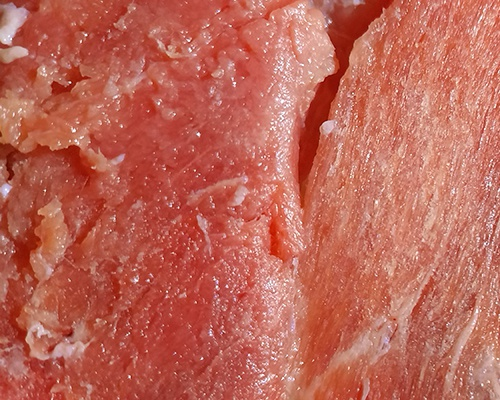
#> input picture Dataset Daging/Dataset Daging/babi_1.jpg, 500 x 400 px, found by its file name; its folder holds only this picture in this run
$ python extraksi_ciri.py
#> lines starting #> are read from the running program, lines starting #| are printed output that depends on the picture
import os, cv2, xlsxwriter
import pandas as pd, numpy as np


# define the function
def color_extraction(folder_path, writer):
    #List Kosong
    rows = []

    # Cari ke mana data yang ingin di ektraksi
    filenames = os.listdir(folder_path)

    # Pengulangan untuk pengambilan data, pemisahan menjadi 3 channels, penghitungan rata - rata, Pemasukan data ke dalam list Kosong
    for file in filenames:
        image = cv2.imread(os.path.join(folder_path, file))
#> image is the input picture: shape (400, 500, 3); mean B, G, R 87, 101.6, 189.4

        # Pemisahan Channel Gambar
        red_channel, green_channel, blue_channel = cv2.split(image)
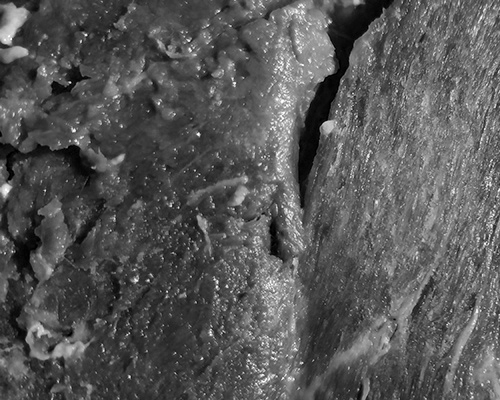
#> red_channel: shape (400, 500); min 0, max 255, mean 87
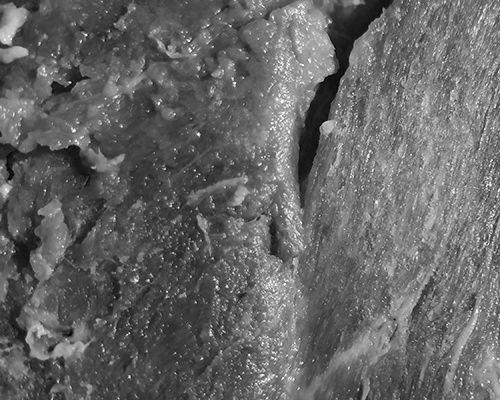
#> green_channel: shape (400, 500); min 1, max 254, mean 101.6
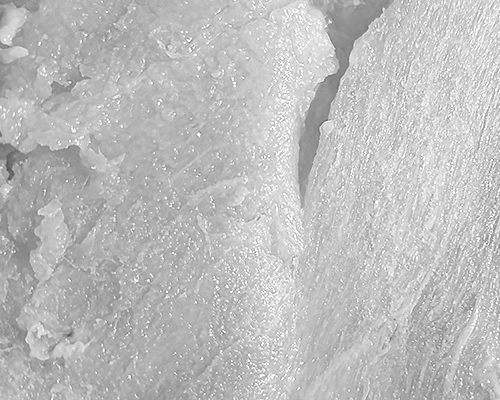
#> blue_channel: shape (400, 500); min 79, max 255, mean 189.4

        # Penghitungan Rata - Rata
        # Pastikan urutan penghitungan rata - rata sama dengan urutan pemisahan channel
        red_average = np.average(red_channel)
#> red_average = 87.05
        green_average = np.average(green_channel)
#> green_average = 101.6
        blue_average = np.average(blue_channel)
#> blue_average = 189.4

        # Filename tanpa Path
        # file_name = os.path.basename(file)

        # Buat dan tambahkan data tiap row
        row = {'Image Label': file, 'Red channel': red_average, 'Green channel': green_average, 'Blue channel': blue_average}
#> row = {'Image Label': 'babi_1.jpg', 'Red channel': 87.05, 'Green channel': 101.6, 'Blue channel': 189.4}
        rows.append(row)

        # Pemasukan data ke Excel
        df = pd.DataFrame(rows)
#> df = table of 1 rows and 4 columns
        df.to_excel(writer, index=False)

        # Edit Excel
        workbook = writer.book

        # format variabel
        formats = workbook.add_format({'align': 'center', 'text_wrap': True})
        # jalnankan format ke excel
        for worksheet in workbook.worksheets():
            worksheet.set_column('A:D', 11.78, formats)

# Variabel berisi PATH menuju lokasi dataset
folder_path = 'D:\Kuliah\Semester 3\Pengolahan Citra Digital\Dataset Daging\Dataset Daging'

# Overwrite Data Spreadsheet Tiap Run
with pd.ExcelWriter('Color Extractions.xlsx',  engine='xlsxwriter') as writer:
    # Pemanggilan fungsi def
    color_extraction(folder_path, writer)


print("Generating color extractions.xlsx...")

$ run again, on Dataset Daging/Dataset Daging/babi_13.jpg
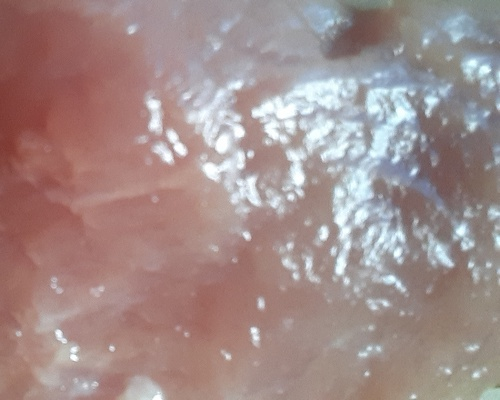
#> input picture Dataset Daging/Dataset Daging/babi_13.jpg, 500 x 400 px, found by its file name
#> in color_extraction, image is the input picture: shape (400, 500, 3); mean B, G, R 138.6, 140.6, 161.7
#> in color_extraction, `red_channel, green_channel, blue_channel = cv2.split(image)`:
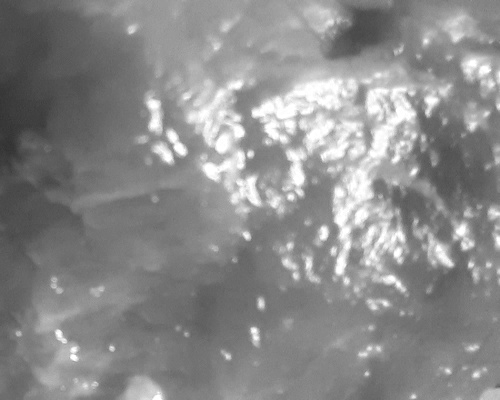
#> red_channel: shape (400, 500); min 49, max 255, mean 138.6
#> in color_extraction, `red_channel, green_channel, blue_channel = cv2.split(image)`:
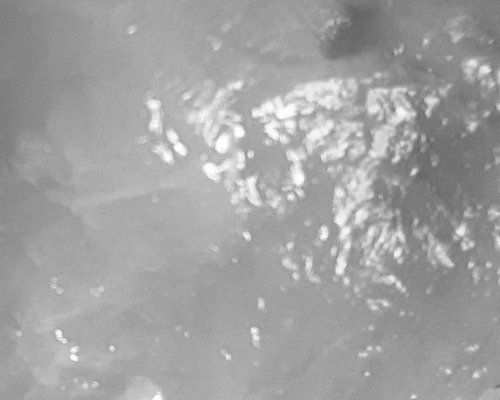
#> blue_channel: shape (400, 500); min 95, max 255, mean 161.7
#> red_average = 138.6
#> green_average = 140.6
#> blue_average = 161.7
#> row = {'Image Label': 'babi_13.jpg', 'Red channel': 138.6, 'Green channel': 140.6, 'Blue channel': 161.7}
#> df = table of 1 rows and 4 columns

$ run again, on Dataset Daging/Dataset Daging/babi_14.jpg
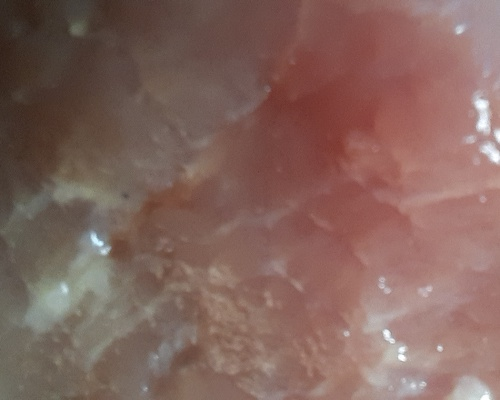
#> input picture Dataset Daging/Dataset Daging/babi_14.jpg, 500 x 400 px, found by its file name
#> in color_extraction, image is the input picture: shape (400, 500, 3); mean B, G, R 93.2, 100.6, 130.9
#> in color_extraction, `red_channel, green_channel, blue_channel = cv2.split(image)`:
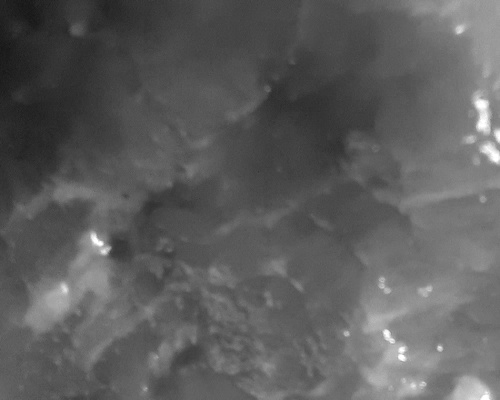
#> red_channel: shape (400, 500); min 22, max 255, mean 93.2
#> in color_extraction, `red_channel, green_channel, blue_channel = cv2.split(image)`:
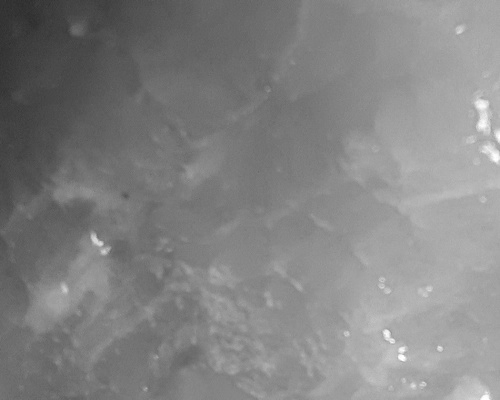
#> blue_channel: shape (400, 500); min 44, max 255, mean 130.9
#> red_average = 93.16
#> green_average = 100.6
#> blue_average = 130.9
#> row = {'Image Label': 'babi_14.jpg', 'Red channel': 93.16, 'Green channel': 100.6, 'Blue channel': 130.9}
#> df = table of 1 rows and 4 columns

$ run again, on Dataset Daging/Dataset Daging/babi_15.jpg
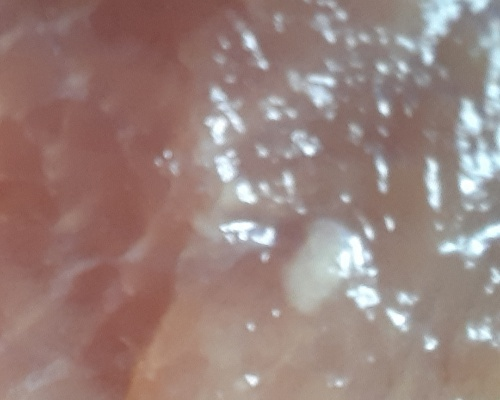
#> input picture Dataset Daging/Dataset Daging/babi_15.jpg, 500 x 400 px, found by its file name
#> in color_extraction, image is the input picture: shape (400, 500, 3); mean B, G, R 124.5, 129.7, 152.9
#> in color_extraction, `red_channel, green_channel, blue_channel = cv2.split(image)`:
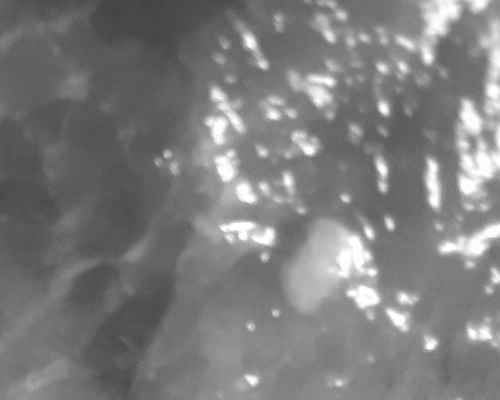
#> red_channel: shape (400, 500); min 65, max 255, mean 124.5
#> in color_extraction, `red_channel, green_channel, blue_channel = cv2.split(image)`:
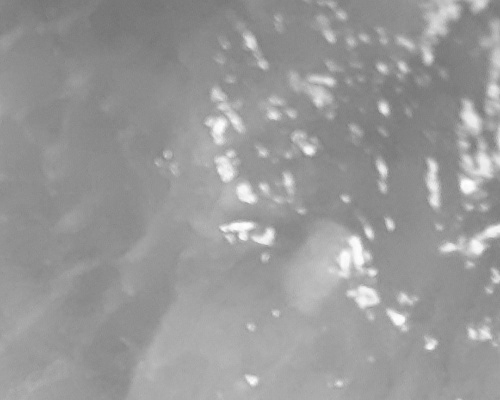
#> blue_channel: shape (400, 500); min 113, max 255, mean 152.9
#> red_average = 124.5
#> green_average = 129.7
#> blue_average = 152.9
#> row = {'Image Label': 'babi_15.jpg', 'Red channel': 124.5, 'Green channel': 129.7, 'Blue channel': 152.9}
#> df = table of 1 rows and 4 columns

$ run again, on Dataset Daging/Dataset Daging/babi_10.jpg
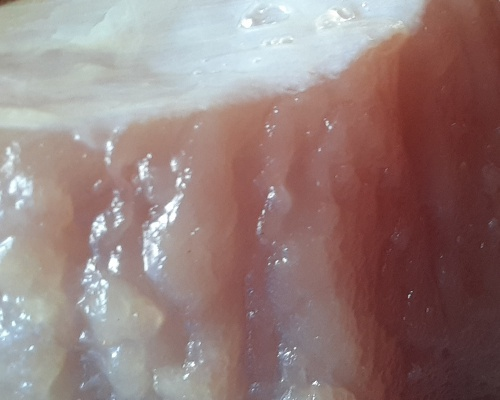
#> input picture Dataset Daging/Dataset Daging/babi_10.jpg, 500 x 400 px, found by its file name
#> in color_extraction, image is the input picture: shape (400, 500, 3); mean B, G, R 124.3, 126.6, 149.4
#> in color_extraction, `red_channel, green_channel, blue_channel = cv2.split(image)`:
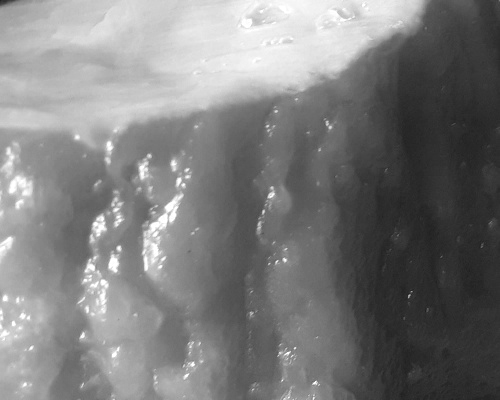
#> red_channel: shape (400, 500); min 30, max 255, mean 124.3
#> in color_extraction, `red_channel, green_channel, blue_channel = cv2.split(image)`:
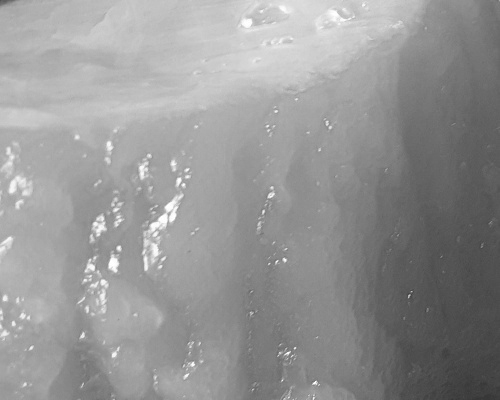
#> blue_channel: shape (400, 500); min 53, max 255, mean 149.4
#> red_average = 124.3
#> green_average = 126.6
#> blue_average = 149.4
#> row = {'Image Label': 'babi_10.jpg', 'Red channel': 124.3, 'Green channel': 126.6, 'Blue channel': 149.4}
#> df = table of 1 rows and 4 columns
